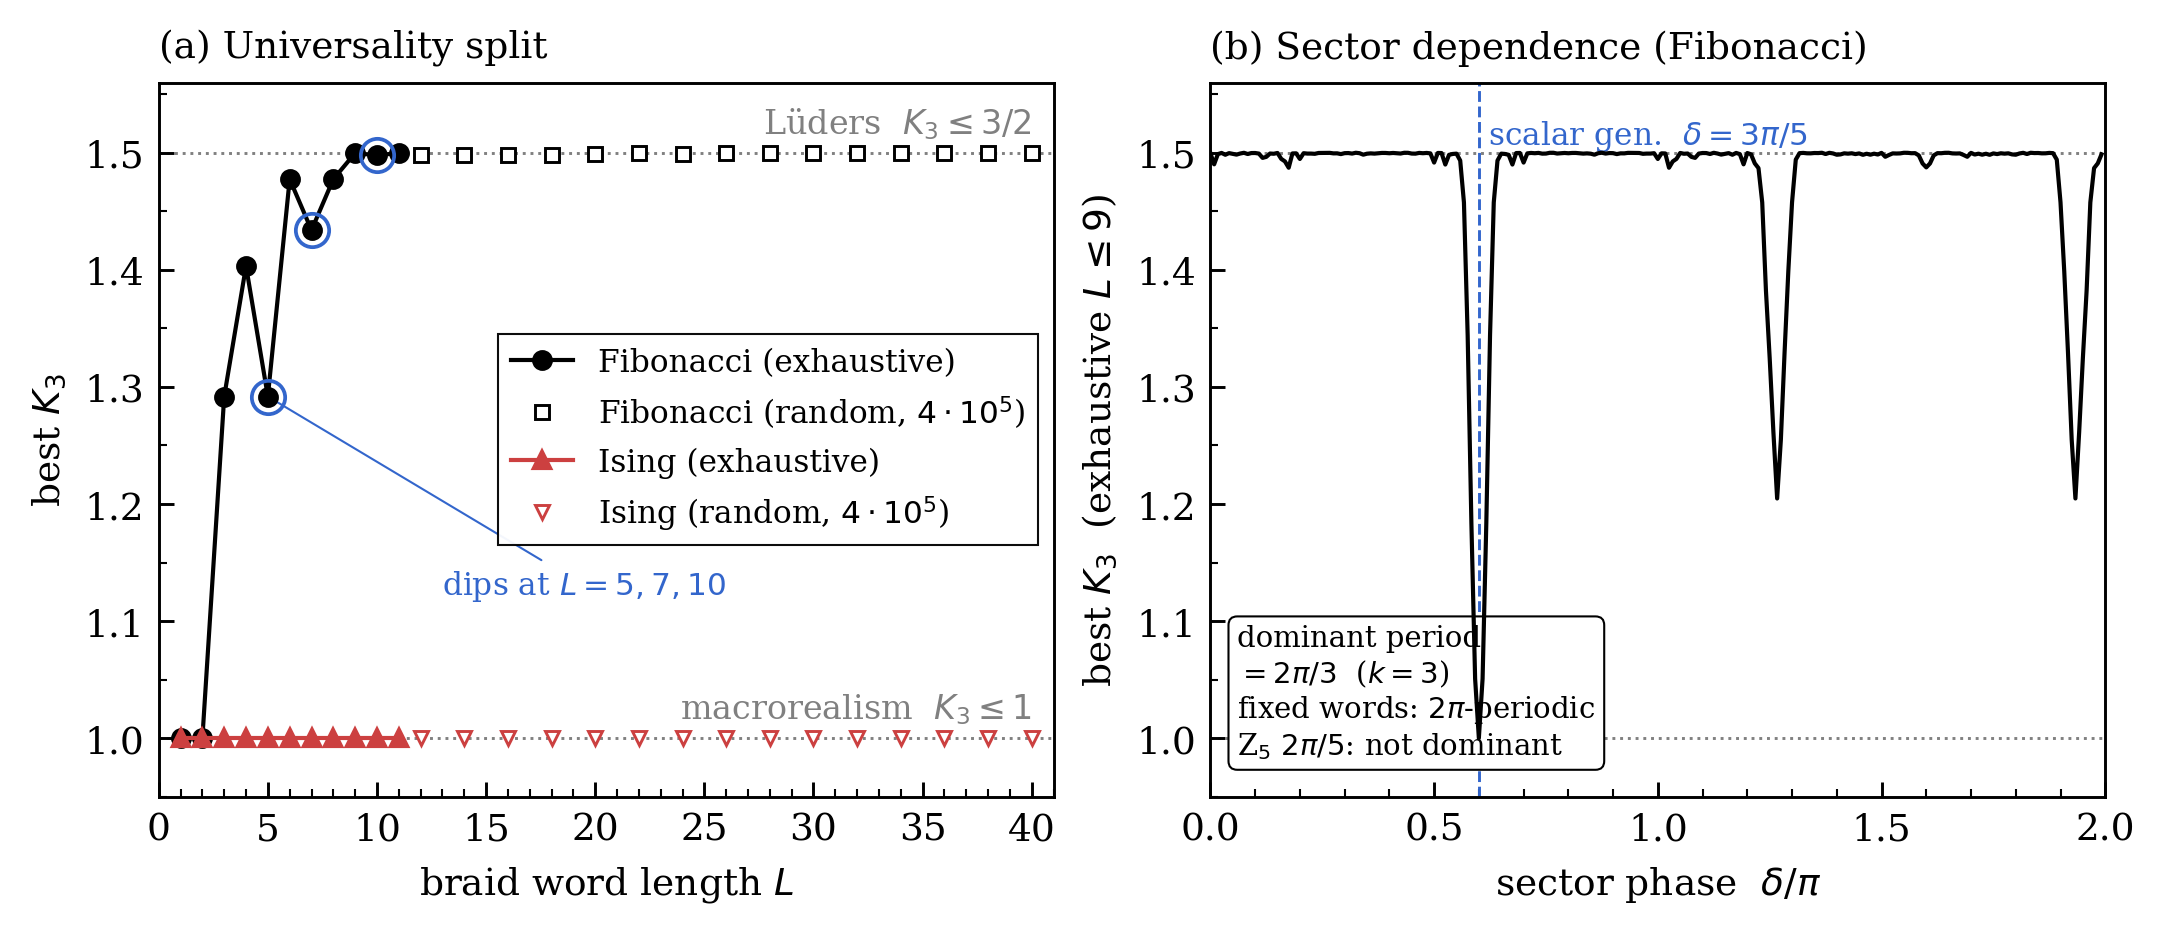

Generate this figure with Python:
"""
Build the two-panel Letter figure from the three result JSONs:
  lgi_results.json                          (Fibonacci main)
  lgi_ising_results.json                    (Ising)
  lgi_period_and_purestate_results.json     (Fibonacci period scan
                                             + pure-state robustness)

Output: lgi_letter_figure.png

  Panel A  best K3 versus braid length L for Fibonacci and Ising.
           Horizontal markers at K3 = 1 (macrorealism) and 3/2 (Lueders).
  Panel B  K3(delta) sector scan for Fibonacci, with the scalar-singularity
           point delta = 3 pi / 5 marked, and the dominant Fourier period
           2 pi / 3 annotated (v1.2 correction; fixed words are 2 pi-periodic).
"""
import json
import os
import numpy as np
import matplotlib.pyplot as plt
from matplotlib.ticker import MultipleLocator

HERE = os.path.dirname(os.path.abspath(__file__))


def _find(name):
    """Look for a result JSON next to this script first, then one level up."""
    for cand in (os.path.join(HERE, name),
                 os.path.join(os.path.abspath(os.path.join(HERE, os.pardir)),
                              name)):
        if os.path.exists(cand):
            return cand
    raise FileNotFoundError(name)


with open(_find('lgi_results.json')) as f:
    FIB = json.load(f)
with open(_find('lgi_ising_results.json')) as f:
    ISI = json.load(f)
with open(_find('lgi_period_and_purestate_results.json')) as f:
    EXT = json.load(f)


# ---------- gather data --------------------------------------------------------
fib_L = sorted(int(k) for k in FIB['exhaustive_delta0'])
fib_K3 = [FIB['exhaustive_delta0'][str(L)]['K3'] for L in fib_L]
fib_random_L = sorted(int(k) for k in FIB['random_convergence'])
fib_random_K3 = [FIB['random_convergence'][str(L)] for L in fib_random_L]

isi_L = sorted(int(k) for k in ISI['exhaustive_delta0'])
isi_K3 = [ISI['exhaustive_delta0'][str(L)]['K3'] for L in isi_L]
isi_random_L = sorted(int(k) for k in ISI['random_convergence'])
isi_random_K3 = [ISI['random_convergence'][str(L)] for L in isi_random_L]

delta_over_pi = np.array(EXT['period_scan']['delta_over_pi'])
K3_sweep = np.array(EXT['period_scan']['K3'])
period_pi = EXT['period_scan']['period_pi']
dominant_k = EXT['period_scan']['dominant_k']


# ---------- plot ---------------------------------------------------------------
plt.rcParams.update({
    'font.family': 'serif',
    'font.size': 9,
    'axes.linewidth': 0.7,
    'xtick.major.width': 0.7,
    'ytick.major.width': 0.7,
    'xtick.direction': 'in',
    'ytick.direction': 'in',
    'xtick.minor.visible': True,
    'ytick.minor.visible': True,
    'xtick.minor.width': 0.5,
    'ytick.minor.width': 0.5,
})

fig, axes = plt.subplots(1, 2, figsize=(7.1, 3.0), constrained_layout=True)


# --- Panel A:  K3(L) for Fibonacci vs. Ising ---
axA = axes[0]
axA.axhline(1.0, color='gray', linestyle=':', linewidth=0.7, zorder=1)
axA.axhline(1.5, color='gray', linestyle=':', linewidth=0.7, zorder=1)
axA.text(40.0, 1.01, 'macrorealism  $K_3 \\leq 1$', ha='right', va='bottom',
         fontsize=8, color='gray')
axA.text(40.0, 1.51, u'Lüders  $K_3 \\leq 3/2$', ha='right', va='bottom',
         fontsize=8, color='gray')

axA.plot(fib_L, fib_K3, 'o-', markersize=4, linewidth=1.0,
         color='black', label='Fibonacci (exhaustive)', zorder=4)

# Mark the non-monotonicity dips at L = 5, 7, 10
DIP_LS = [5, 7, 10]
for L_dip in DIP_LS:
    K_dip = fib_K3[L_dip - 1]
    axA.plot(L_dip, K_dip, 'o', markersize=8, markerfacecolor='none',
             markeredgecolor='#3366cc', markeredgewidth=0.9, zorder=5)
axA.annotate('dips at $L=5,7,10$',
             xy=(5, fib_K3[4]), xytext=(13, 1.13),
             fontsize=7.5, color='#3366cc', ha='left', va='center',
             arrowprops=dict(arrowstyle='-', color='#3366cc',
                             linewidth=0.5, shrinkA=0, shrinkB=2))
axA.plot(fib_random_L, fib_random_K3, 's', markersize=3.5,
         markerfacecolor='white', markeredgecolor='black', markeredgewidth=0.7,
         label='Fibonacci (random, $4 \\cdot 10^5$)', zorder=3)

axA.plot(isi_L, isi_K3, '^-', markersize=4, linewidth=1.0,
         color='#cc4040', label='Ising (exhaustive)', zorder=4)
axA.plot(isi_random_L, isi_random_K3, 'v', markersize=3.5,
         markerfacecolor='white', markeredgecolor='#cc4040', markeredgewidth=0.7,
         label='Ising (random, $4 \\cdot 10^5$)', zorder=3)

axA.set_xlabel('braid word length $L$')
axA.set_ylabel(r'best $K_3$')
axA.set_xlim(0, 41)
axA.set_ylim(0.95, 1.56)
axA.xaxis.set_major_locator(MultipleLocator(5))
axA.xaxis.set_minor_locator(MultipleLocator(1))
axA.yaxis.set_major_locator(MultipleLocator(0.1))
axA.yaxis.set_minor_locator(MultipleLocator(0.05))
axA.legend(loc='center right', fontsize=7.5, framealpha=0.95,
           edgecolor='black', fancybox=False).get_frame().set_linewidth(0.5)
axA.set_title('(a) Universality split', fontsize=9, loc='left')


# --- Panel B:  K3(delta) sector scan, Fibonacci, dominant period 2 pi / 3 ---
axB = axes[1]
axB.axhline(1.0, color='gray', linestyle=':', linewidth=0.7, zorder=1)
axB.axhline(1.5, color='gray', linestyle=':', linewidth=0.7, zorder=1)

# the scalar-singularity point delta = 3 pi / 5  =  0.6 pi
axB.axvline(0.6, color='#3366cc', linestyle='--', linewidth=0.7, zorder=2)
# label sits high on the dashed line so the period box (bottom-left) cannot
# overlap it (v1.2: previously at y=1.04, partially hidden behind the box)
axB.text(0.62, 1.53, r'scalar gen.  $\delta = 3\pi/5$',
         fontsize=7.5, color='#3366cc', ha='left', va='top')

axB.plot(delta_over_pi, K3_sweep, '-', linewidth=1.0, color='black', zorder=4)

axB.set_xlabel(r'sector phase  $\delta / \pi$')
axB.set_ylabel(r'best $K_3$  (exhaustive $L \leq 9$)')
axB.set_xlim(0, 2)
axB.set_ylim(0.95, 1.56)
axB.xaxis.set_major_locator(MultipleLocator(0.5))
axB.xaxis.set_minor_locator(MultipleLocator(0.1))
axB.yaxis.set_major_locator(MultipleLocator(0.1))
axB.yaxis.set_minor_locator(MultipleLocator(0.05))

# v1.2 correction: the deposited period-scan reproducer implements the
# cumulative <=L envelope definition of the letter and finds k=3 (period
# 2 pi / 3) as the dominant envelope harmonic (see the "Correction to v1.0"
# paragraph). Individual fixed-word K3 traces are generically only
# 2 pi-periodic; the annotation states both facts.
period_txt = (
    'dominant period\n'
    '$=2\\pi/3$  ($k{=}3$)\n'
    'fixed words: $2\\pi$-periodic\n'
    'Z$_5$ $2\\pi/5$: not dominant'
)
# bottom-left as in v1.0/v1.1, but wrapped to 4 narrow lines so the box ends
# left of the delta/pi = 0.6 dashed line and dip (no curve/label overlap)
axB.text(0.03, 0.05, period_txt, transform=axB.transAxes, fontsize=7.0,
         ha='left', va='bottom',
         bbox=dict(facecolor='white', edgecolor='black', linewidth=0.5,
                   boxstyle='round,pad=0.3'))
axB.set_title('(b) Sector dependence (Fibonacci)', fontsize=9, loc='left')


outpath = os.path.join(HERE, 'lgi_letter_figure.png')
fig.savefig(outpath, dpi=300, bbox_inches='tight')
print(f"-> {outpath}")
print(f"   panel A : Fibonacci vs Ising K3(L)")
print("   panel B : Fibonacci K3(delta), dominant period 2 pi / 3 (v1.2 corrected annotation)")
